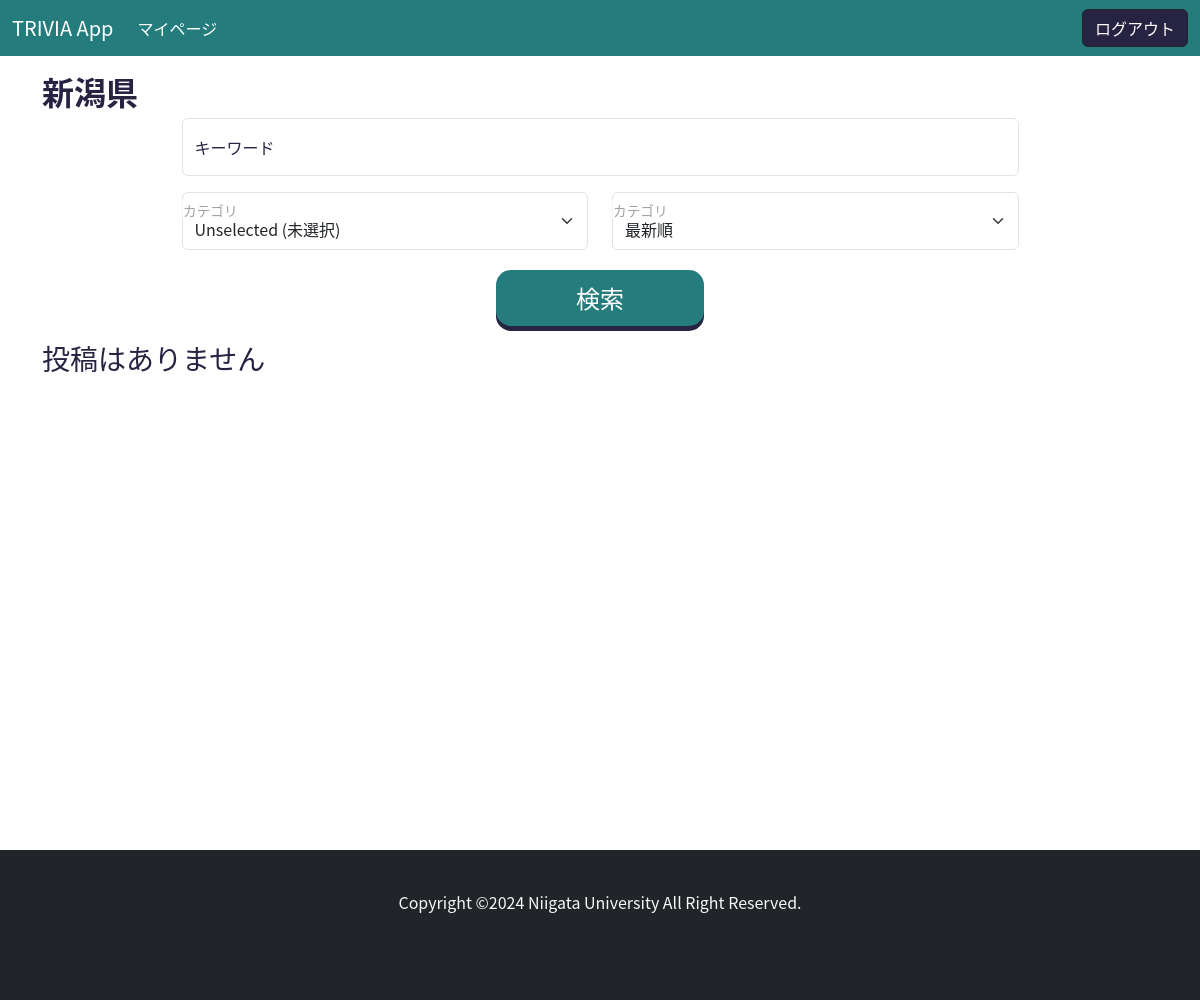
/list/新潟県/ (signed in), run on an earlier commit of the app's database.
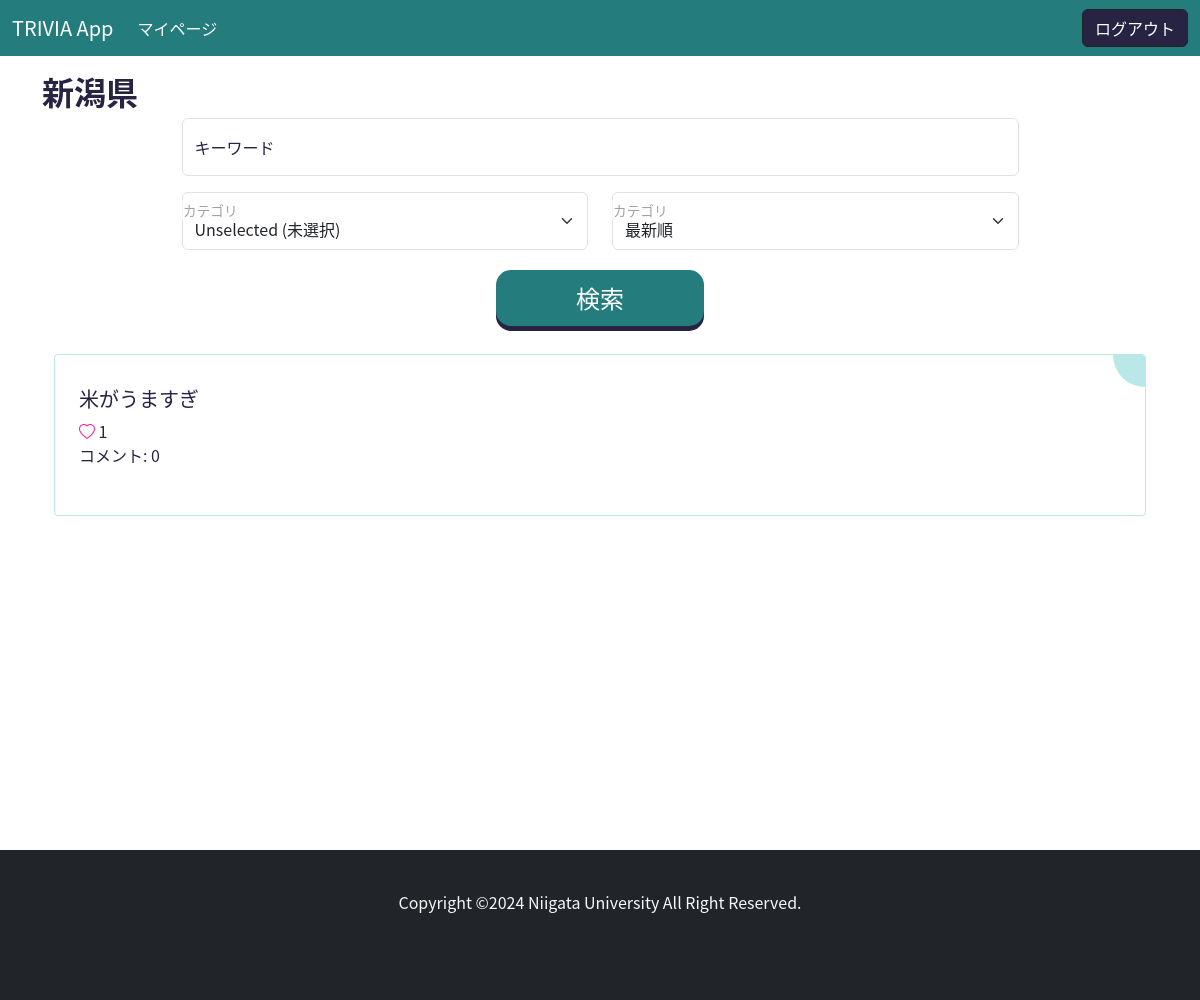
And on a later commit of the database.
### main/models.py (models this page shows, shortened)
class Post(models.Model):
    CATEGORY_CHOICES = [
        ('地理', '地理'),
        ('歴史', '歴史'),
        ('人物', '人物'),
        ('自然', '自然'),
        ('伝統', '伝統'),
        ('スポーツ', 'スポーツ'),
        ('食', '食'),
        ('文化', '文化'),
        ('芸能', '芸能'),
        ('特産品', '特産品'),
        ('方言', '方言'),
        ('その他', 'その他'),
    ]
    PREFECTURE_CHOICES = [
        ('北海道', '北海道'),
        ('青森県', '青森県'),
        ('岩手県', '岩手県'),
        ('宮城県', '宮城県'),
        ('秋田県', '秋田県'),
        ('山形県', '山形県'),
        ('福島県', '福島県'),
        ('茨城県', '茨城県'),
        ('栃木県', '栃木県'),
        ('群馬県', '群馬県'),
        ('埼玉県', '埼玉県'),
        ('千葉県', '千葉県'),
        ('東京都', '東京都'),
        ('神奈川県', '神奈川県'),
        ('新潟県', '新潟県'),
        ('富山県', '富山県'),
        ('石川県', '石川県'),
        ('福井県', '福井県'),
        ('山梨県', '山梨県'),
        ('長野県', '長野県'),
        ('岐阜県', '岐阜県'),
        ('静岡県', '静岡県'),
        ('愛知県', '愛知県'),
        ('三重県', '三重県'),
        ('滋賀県', '滋賀県'),
        ('京都府', '京都府'),
        ('大阪府', '大阪府'),
        ('兵庫県', '兵庫県'),
        ('奈良県', '奈良県'),
        ('和歌山県', '和歌山県'),
        ('鳥取県', '鳥取県'),
        ('島根県', '島根県'),
        ('岡山県', '岡山県'),
        ('広島県', '広島県'),
        ('山口県', '山口県'),
        ('徳島県', '徳島県'),
        ('香川県', '香川県'),
        ('愛媛県', '愛媛県'),
        ('高知県', '高知県'),
        ('福岡県', '福岡県'),
        ('佐賀県', '佐賀県'),
        ('長崎県', '長崎県'),
        ('熊本県', '熊本県'),
        ('大分県', '大分県'),
        ('宮崎県', '宮崎県'),
        ('鹿児島県', '鹿児島県'),
        ('沖縄県', '沖縄県'),
    ]
    title = models.CharField(max_length=20)
    category = models.CharField(max_length=20, choices=CATEGORY_CHOICES)
    prefecture = models.CharField(max_length=20, choices=PREFECTURE_CHOICES)
    content = models.TextField(blank=True, null=True)
    user = models.ForeignKey(User, on_delete=models.CASCADE)
    like = models.ManyToManyField(User, related_name='related_post', blank=True)
    create_at = models.DateTimeField()
    update_at = models.DateTimeField()
    class Meta:
        db_table = 'posts'
        ordering = ["-create_at"]

### main/views.py (the view)
# urls.py: path("list/<str:prefecture>/", TriviaListView.as_view(), name="trivia-list"),
class TriviaListView(ListView):
    model = Post
    template_name = "main/list.html"
    def get_queryset(self):
        query = super().get_queryset()
        keyword = self.request.GET.get("keyword", None)
        category = self.request.GET.get("category", None)
        prefecture = self.kwargs["prefecture"]
        query = query.filter(prefecture=prefecture)
        if keyword:
            query = query.filter(title__icontains=keyword)
        if category == "未選択":
            pass
        elif category:
            query = query.filter(category=category)
        arrangement = self.request.GET.get("arrangement", 0)
        if arrangement == "1":
            query = query.order_by('-create_at')
        elif arrangement == "2":
            query = query.annotate(num_likes=Count("like")).order_by('-num_likes')
        elif arrangement == "3":
            query = query.annotate(num_comments=Count("comments")).order_by("-num_comments")
        return query
    def get_context_data(self, **kwargs):
        context = super().get_context_data(**kwargs)
        context["prefecture"] = self.kwargs["prefecture"]
        context["keyword"] = self.request.GET.get("keyword", "")
        category = self.request.GET.get("category", "")
        if category == "地理":
            context["geography"] = True
        elif category == "歴史":
            context["history"] = True
        elif category == "人物":
            context["person"] = True
        elif category == "自然":
            context["nature"] = True
        elif category == "伝統":
            context["tradition"] = True
        elif category == "スポーツ":
            context["sport"] = True
        elif category == "食":
            context["food"] = True
        elif category == "文化":
            context["culture"] = True
        elif category == "芸能":
            context["entertainment"] = True
        elif category == "特産品":
            context["goods"] = True
        elif category == "方言":
            context["dialect"] = True
        elif category == "未選択":
            context["none"] = True
        arrangement = context['arrangement'] = self.request.GET.get('arrangement', '')
        if arrangement == "1":
            context["new"] = True
        elif arrangement == "2":
            context["like"] = True
        elif arrangement == "3":
            context["comment"] = True
        return context

### templates/main/list.html (shortened to what this page needs)
{% extends "base.html" %}
{% block content %}
<div class="container my-3">
    <h2><b>{{ prefecture }}</b></h2>
    <form action="{% url 'main:trivia-list' prefecture %}" method="GET" class="w-75 mx-auto">
        <p class="form-floating">
            <input id="floatingInput" type="text" class="form-control" name="keyword" value="{{ keyword }}" placeholder="キーワード入力">
            <label for="floatingInput">キーワード</label>
        </p>
        <div class="row mb-3">
            <div class="col form-floating">
                <select name="category" id="floatingSelect" class="form-select">
                    <option value="未選択" {% if none %}selected{% endif %}>Unselected (未選択)</option>
                </select>
                <label for="floatingSelect">カテゴリ</label>
            </div>
            <div class="col form-floating">
                <select name="arrangement" id="floatingSelect" class="form-select">
                    <option value="1" {% if new %}selected{% endif %}>最新順</option>
                </select>
                <label for="floatingSelect">カテゴリ</label>
            </div>
        </div>
        <div class="text-center">
            <button class="button-search" >検索</button>
        </div>
    </form>
    {% for object in object_list %}
        <div class="card-diy">
            <h5><a class="card-title" href="{% url 'main:trivia-detail' pk=object.id %}">{{object.title}}</a></h5>
            {% if request.user in item.like.all %}
                <i class="bi bi-heart-fill" role="img" style="color: deeppink;"></i> {{object.like.count}}
            {% else %}
                <i class="bi bi-heart" role="img" style="color: deeppink;"></i> {{object.like.count}}
            {% endif %}
            <p>コメント: {{object.comments.count}}</p>
        </div>
    {% empty %}
        <h3>投稿はありません</h3>
    {% endfor %}
</div>
{% endblock %}

What changed in the data, as far as the page shows it:
added Post: prefecture "新潟県", title "米がうますぎ", like.count "1", comments.count "0"
Also different on the page:
{{ prefecture }}: "新潟県" → (not shown)
text no longer shown: "投稿はありません"
